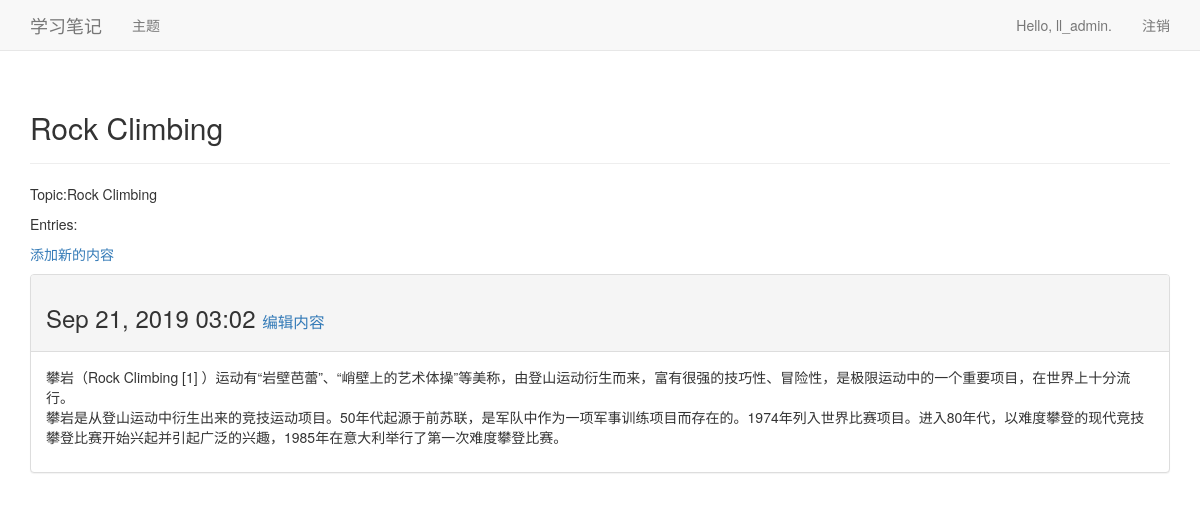
The page /topics/2/ (signed in) on the database its author committed.
### learning_logs/models.py (models this page shows, shortened)
class Topci(models.Model):
    text = models.CharField(max_length=200)
    date_added = models.DateTimeField(auto_now_add=True)
    owner = models.ForeignKey(User, on_delete=models.CASCADE)
    def __str__(self):
        return self.text

class Entry(models.Model):
    topic = models.ForeignKey(Topci, on_delete=models.CASCADE)
    text = models.TextField()
    date_added = models.DateTimeField(auto_now_add=True)
    class Meta:
        verbose_name_plural = 'entries'

### learning_logs/views.py (the view)
# urls.py: url(r'^topics/(?P<topic_id>\d+)/$', views.topic, name='topic'),
@login_required()
def topic(request, topic_id):
    topic = Topci.objects.get(id=topic_id)
    if topic.owner != request.user:
        raise Http404
    entries = topic.entry_set.order_by('-date_added')
    context = {'topic': topic, 'entries': entries}
    return render(request, 'learning_logs/topic.html', context)

### learning_logs/templates/learning_logs/topic.html (shortened to what this page needs)
<!DOCTYPE html>
<html lang="en">
<head>
</head>
<body>
{% extends "learning_logs/base.html" %}
{% block header %}
<h2>{{ topic }}</h2>
{% endblock header %}
{% block content %}
<p>Topic:{{ topic }}</p>
<p>Entries:</p>
<p>
    <a href="{% url 'learning_logs:new_entry' topic.id %}">添加新的内容</a>
</p>
        {% for entry in entries %}
        <div class="panel panel-default">
            <div class="panel-heading">
                <h3>
                    {{ entry.date_added|date:'M d, Y H:i' }}
                    <small>
                        <a href="{% url 'learning_logs:edit_entry' entry.id %}">编辑内容</a>
                    </small>
                </h3>
            </div>
            <div class="panel-body">
                {{ entry.text|linebreaks }}
            </div>
        </div>
        {% empty %}
                这个主题目前还没有添加内容
        {% endfor %}
{% endblock content %}

### learning_logs/templates/learning_logs/base.html (shortened to what this page needs)
{% load bootstrap3 %}
<!DOCTYPE html>
<html lang="en">
<head>
    {% bootstrap_css %}
</head>
<body>
<nav class="navbar navbar-default navbar-static-top">
    <div class="container">
        <div class="navbar-header">
            <a class="navbar-brand" href="{% url 'learning_logs:index' %}">学习笔记</a>
        </div>
        <div id="navbar" class="navbar-collapse collapse">
            <ul class="nav navbar-nav">
                <li><a href="{% url 'learning_logs:topics' %}">主题</a></li>
            </ul>
            <ul class="nav navbar-nav navbar-right">
                {% if user.is_authenticated %}
                 <li><a>Hello, {{ user.username }}.</a></li>
                 <li><a href="{% url 'users:logout' %}">注销</a></li>
                {% else %}
                 <li><a href="{% url 'users:register' %}">注册</a></li>
                 <li><a href="{% url 'users:login' %}">登陆</a></li>
                {% endif %}
            </ul>
        </div>
    </div>
</nav>
<div class="container">
    <div class="page-header">
        {% block header %}{% endblock header %}
    </div>
    <div>
        {% block content %}{% endblock content %}
    </div>
</div>
</body>
</html>

### rows shown on the page
Topci: text "Rock Climbing"
Entry: date_added "Sep 21, 2019 03:02", text "攀岩（Rock Climbing [1] ）运动有“岩壁芭蕾”、“峭壁上的艺术体操”等美称，由登山运动衍生而来，富有很强的技巧性、冒险性，是极限运动中的一个重要项目，在世界上十分流行。 攀岩是从登山运动中衍生出来的竞技运动项目。50年代起源于前苏联，是军队中作为一项军事训练项目而存在的。1974年列入世界比赛项目。进入80年代，以难度攀登的现代竞技攀登比赛开始兴起并引起广泛的兴趣，1985年在意大利举行了第一次难度攀登比赛。"

### other values the page prints
{{ user.username }} "ll_admin"
